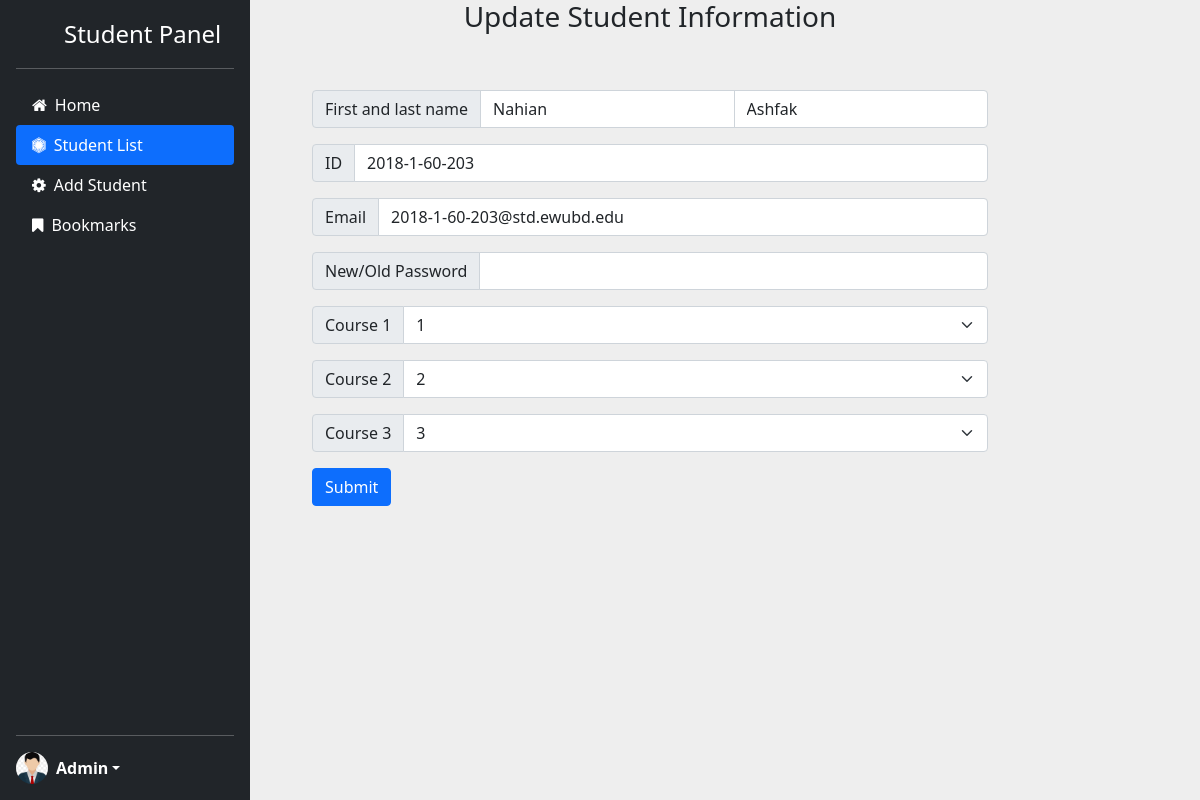
Screenshot of /admin/update_s.php?updateid=1 with the database file from the repository.
### tables this page shows
CREATE TABLE `student` (
  `id` int(11) NOT NULL,
  `fname` text NOT NULL,
  `lname` text NOT NULL,
  `id_number` varchar(30) NOT NULL,
  `email` varchar(100) NOT NULL,
  `pass` varchar(20) NOT NULL,
  `course_1` int(11) NOT NULL,
  `course_2` int(11) NOT NULL,
  `course_3` int(11) NOT NULL
);

### admin/update_s.php (the view, shortened to what this page needs)
<?php
include('db_connect.php');
$id = $_GET['updateid'];
$sql = "SELECT * FROM `student` WHERE id=$id";
$result = mysqli_query($conn, $sql);
$row = mysqli_fetch_assoc($result);
$fname = $row['fname'];
$lname = $row['lname'];
$id_number = $row['id_number'];
$email = $row['email'];
$c1 = $row['course_1'];
$c2 = $row['course_2'];
$c3 = $row['course_3'];
?>
<!DOCTYPE html>
<html lang="en">
<head>
    <link href="https://cdn.jsdelivr.net/npm/bootstrap@5.1.3/dist/css/bootstrap.min.css" rel="stylesheet">
    <link rel="stylesheet" href="https://cdnjs.cloudflare.com/ajax/libs/font-awesome/4.7.0/css/font-awesome.min.css">
    <link rel="stylesheet" type="text/css" href="style.css">
</head>
<body>
    <?php
    include('./sidebar_3.php');
    ?>
    <div class="container col-md-7 offset-3">
        <h3 style="text-align: center;">Update Student Information</h3>
        <br>
        <br>
        <form class="row g-3" method="POST">
            <div class="input-group">
                <span class="input-group-text">First and last name</span>
                <input type="text" aria-label="First name" class="form-control" name="fname" autocomplete="off" value=<?php echo"$fname"; ?>>
                <input type="text" aria-label="Last name" class="form-control" name="lname" autocomplete="off" value=<?php echo"$lname"; ?>>
            </div>
            <div class="input-group">
                <span class="input-group-text">ID</span>
                <input type="varchar" class="form-control" id="inputEmail4" placeholder="Example: 2018-1-60-203" name="id_number" autocomplete="off" value=<?php echo"$id_number"; ?>>
            </div>
            <div class="input-group">
                <span class="input-group-text">Email</span>
                <input type="email" class="form-control" id="inputEmail4" placeholder="Example: 2018-1-60-203@std.ewudbd.edu" name="email" autocomplete="off"value=<?php echo"$email"; ?>>
            </div>
            <div class="input-group">
                <span class="input-group-text"> New/Old Password</span>
                <input type="password" class="form-control" id="inputPassword4" name="password" autocomplete="off">
            </div>
            <div class="input-group">
                <span class="input-group-text">Course 1</span>
                <select id="inputState" class="form-select" name="crs1">
                    <option selected><?php echo"$c1"; ?></option>
                </select>
            </div>
            <div class="input-group">
                <span class="input-group-text">Course 2</span>
                <select id="inputState" class="form-select" name="crs2">
                    <option selected><?php echo"$c2"; ?></option>
                </select>
            </div>
            <div class="input-group">
                <span class="input-group-text">Course 3</span>
                <select id="inputState" class="form-select" name="crs3">
                    <option selected><?php echo"$c3"; ?></option>
                </select>
            </div>
            <div id="liveAlertPlaceholder" class="col-12">
                <button type="submit" class="btn btn-primary" id="liveAlertBtn" name="submit" value="submit">Submit</button>
            </div>
        </form>
    </div>
</body>
</html>

### admin/style.css (style rules this page uses)
* { margin: 0; padding: 0; }
body { background-color: #eee }

### rows the page displays
student: fname "Nahian", lname "Ashfak", id_number "2018-1-60-203", crs1 "1", crs2 "2", crs3 "3"
